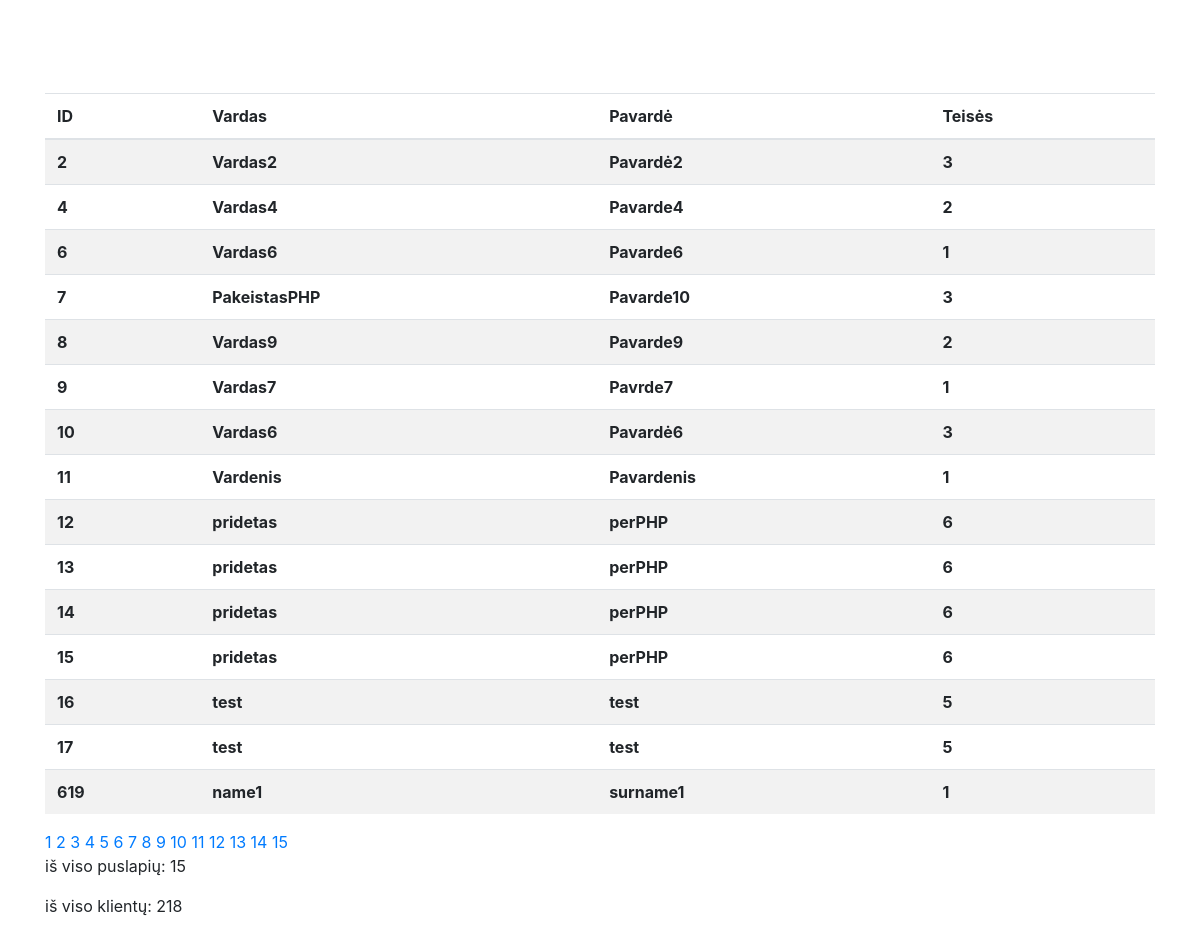
Page /puslapiavimas.php on the committed database.
### tables this page shows
CREATE TABLE `klientai` (
  `ID` int(4) NOT NULL,
  `vardas` varchar(120) NOT NULL,
  `pavarde` varchar(120) NOT NULL,
  `teises_id` int(4) NOT NULL,
  `aprasymas` varchar(1000) NOT NULL
);

### puslapiavimas.php (the view, shortened to what this page needs)
<?php
require_once("connection.php");
require_once("includes.php");
?>
<!DOCTYPE html>
<html lang="en">
<head>
</head>
<body>
<div class="container">
    <table class="table table-striped">
    <thead>
      <tr>
      <th scope="col">ID</th>
      <th scope="col">Vardas</th>
      <th scope="col">Pavardė</th>
      <th scope="col">Teisės</th>
      </tr>
    </thead>
    <tbody>
<?php
if (isset($_GET["pusl_limit"])){
    $pusl_limit=$_GET["pusl_limit"]*15-15;
} else {
    $pusl_limit=0;
}
$sql= "SELECT * FROM klientai ORDER BY klientai.ID ASC LIMIT $pusl_limit,15";
    $rezultatas=$prisijungimas->query($sql);
    while ($klientai=mysqli_fetch_array($rezultatas)){
        echo "<tr><th>".$klientai["ID"]."</th>";
    echo "<th>".$klientai["vardas"]."</th>";
    echo "<th>".$klientai["pavarde"]."</th>";
    echo "<th>".$klientai["teises_id"]."</th>";
        echo "</tr>";
    }
    ?>
    </tbody>
</table>
    <?php
    $sql="SELECT CEILING(COUNT(ID)/15), COUNT(ID) FROM klientai";
    $rezultatas=$prisijungimas->query($sql);
    if($rezultatas->num_rows== 1) {
        $klientai_pusl=mysqli_fetch_array($rezultatas);
        for ($i=1; $i<=intval($klientai_pusl[0]); $i++) {
            echo "<a href='puslapiavimas.php?pusl_limit=$i'>";
            echo $i." </a>";
        }
        echo "<p>iš viso puslapių: ".$klientai_pusl[0]."</p>";
        echo "<p>iš viso klientų: ".$klientai_pusl[1]."</p>";
    } else {
        echo "Nepavyko suskaičiuoti.";
    }
    ?>
    </div>
</body>
</html>

### rows in the picture
klientai: ID "2", vardas "Vardas2", pavarde "Pavardė2", teises "3"
klientai: ID "4", vardas "Vardas4", pavarde "Pavarde4", teises "2"
klientai: ID "6", vardas "Vardas6", pavarde "Pavarde6", teises "1"
klientai: ID "7", vardas "PakeistasPHP", pavarde "Pavarde10", teises "3"
klientai: ID "8", vardas "Vardas9", pavarde "Pavarde9", teises "2"
klientai: ID "9", vardas "Vardas7", pavarde "Pavrde7", teises "1"
klientai: ID "10", vardas "Vardas6", pavarde "Pavardė6", teises "3"
klientai: ID "11", vardas "Vardenis", pavarde "Pavardenis", teises "1"
klientai: ID "12", vardas "pridetas", pavarde "perPHP", teises "6"
klientai: ID "13", vardas "pridetas", pavarde "perPHP", teises "6"
klientai: ID "14", vardas "pridetas", pavarde "perPHP", teises "6"
klientai: ID "15", vardas "pridetas", pavarde "perPHP", teises "6"
klientai: ID "16", vardas "test", pavarde "test", teises "5"
klientai: ID "17", vardas "test", pavarde "test", teises "5"
klientai: ID "619", vardas "name1", pavarde "surname1", teises "1"

### other values in the picture
$klientai_pusl[0] "15"
$klientai_pusl[1] "218"
